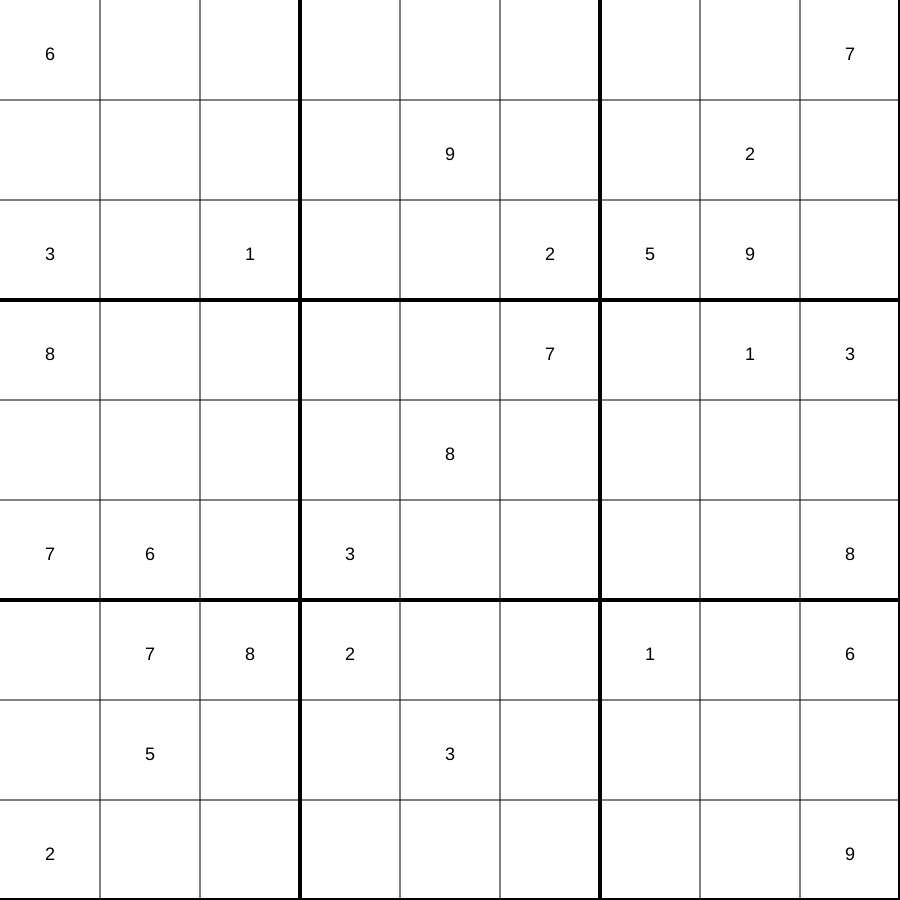
Frame 1 (no input)
Frame 60 (no input): identical to frame 1, image omitted
Frame 120 (the mouse pressed at the canvas centre since frame 60): identical to frame 1, image omitted

The p5.js sketch that drew this single still picture (run headless with seeded random() and noise() and a simulated clock; from frame 60 on, the mouse is pressed at the canvas centre):

// p5.js sketch
// ── sketch.js
var puzzle = "6.......7....9..2.3.1..259.8....7.13....8....76.3....8.782..1.6.5..3....2.......9";



//var puzzle = "....23.....4...1...5..84.9...1.7.9.2.93..6.......1.76..........8.......4.6....587";
var grid = [];
var current;
var step;
var solve;
var debug;
var stuck;
var cnt;

var BoxType = function () {
	this.nums = [1, 2, 3, 4, 5, 6, 7, 8, 9];
}

function setBox(index, val) {
	grid[index].nums = [];
	grid[index].nums.push(int(val));
}

function drawGrid() {
	background(255);
	var spacing = width / 9;
	if (debug.checked()) {
		fill(255, 0, 0);
		rect((current % 9) * spacing, floor(current / 9) * spacing, spacing, spacing);
	}
	for (var i = 0; i < 9; i++) {
		if (i % 3 == 2) {
			strokeWeight(4);
		} else {
			strokeWeight(1);
		}
		line(0, (i + 1) * spacing, width, (i + 1) * spacing);
		line((i + 1) * spacing, 0, (i + 1) * spacing, width);

		for (var j = 0; j < 9; j++) {
			if (grid[i + j * 9].nums.length == 1) {
				if (debug.checked()) {
					fill(0, 255, 0);
					strokeWeight(1);
					rect(i * spacing + 5, j * spacing + 5, spacing - 10, spacing - 10);
				}
				fill(0);
				text(grid[i + j * 9].nums[0], i * spacing + spacing*.45, j * spacing + spacing*.6);
			} else {
				if (debug.checked()) {
					for (var x = 0; x < grid[i + j * 9].nums.length; x++) {
						fill(0);
						text(grid[i + j * 9].nums[x], i * spacing + ((x % 3) * spacing / 4) + spacing*.15, j * spacing + (floor(x / 3) * spacing / 4)+ spacing*.35);
					}
				}
			}
		}
	}
}

function solveGrid() {
	while (!checkFinished() && stuck < 5) {
		simplify();
	}
	drawGrid();
	if (stuck < 5) {
		console.log("Finished Solving !");
	} else {
		console.log("hum...");
		stuck = 0;
		var trueGrid = grid;
	}
}

function checkFinished() {
	var finished = true;
	var i = 0;
	while (i < 81 && finished) {
		if (grid[i].nums.length > 1) {
			finished = false;
		}
		i++;
	}
	return finished;
}

function checkNeighbors(index,x){
	for(var i = 1; i < 10; i++){
		if (grid[index].nums.length == 1 && index != x) {
			if((grid[x].nums.indexOf(i)!=-1) && grid[index].nums[0]==i){
				grid[x].nums.splice(grid[x].nums.indexOf(i),1);
			}
		}
		if(grid[index].nums.indexOf(i)!=-1){
			cnt[i-1]++;
		}
	}
}

function checkRow(x) {
	cnt=[0,0,0,0,0,0,0,0,0];
	for (var j = 0; j < 9; j++) {
		var index = floor(x / 9) * 9 + j;
		checkNeighbors(index,x);
	}
	for(var i=0;i<9;i++){
	if(cnt[i]==1){
		for (var j = 0; j < 9; j++) {
				var index = floor(x / 9) * 9 + j;
				if(grid[index].nums.indexOf(i+1)!=-1){
					setBox(index,i+1);
				}
			}
		}
	}
}

function checkCol(x) {
	cnt=[0,0,0,0,0,0,0,0,0];
	for (var j = 0; j < 9; j++) {
		var index = (x % 9) + j * 9;
		checkNeighbors(index,x);
	}
	for(var i=0;i<9;i++){
	if(cnt[i]==1){
		for (var j = 0; j < 9; j++) {
				var index = (x % 9) + j * 9;
				if(grid[index].nums.indexOf(i+1)!=-1){
					setBox(index,i+1);
				}
			}
		}
	}
}

function checkSquare(x) {
	cnt=[0,0,0,0,0,0,0,0,0];
	for (var j = 0; j < 3; j++) {
		for (var k = 0; k < 3; k++) {
			var index = 3 * floor((x % 9) / 3) + 27 * floor(x / 27) + j + k * 9;
			/*var twin1 = [];
			var twin2 = [];
			var twin3 = [];
			for(c=0;c<3;c++){
				for(i=0;i<3;i++){
					
				}
				
			}
			//for 3 cols
			// compute common numbers for each
			// for each nb in col, if != to nb in other col,
			// remove nb from other nbs in whole col
			*/
			checkNeighbors(index,x,i);
		}
	}
	for(var i=0;i<9;i++){
		if(cnt[i]==1){
			for (var j = 0; j < 3; j++) {
				for (var k = 0; k < 3; k++) {
					var index = 3 * floor((x / 3) % 3) + 27 * floor(x / 27) + j + k * 9;
					if(grid[index].nums.indexOf(i+1)!=-1){
						setBox(index,i+1);
					}
				}
			}
		}
	}
}

function simplify() {
	if (checkFinished()) {
		console.log("finished !");
	} else {
		if (current >= 81) {
			current = 0;
			console.log("seems stuck...");
			stuck++;
		} else {
			if (grid[current].nums.length == 1) {
				current++;
			} else {
				checkSquare(current);
				checkRow(current);
				checkCol(current);
				//useHypo(current);
				if (grid[current].nums.length == 1) {
					current = 0;
					console.log("restarting");
				} else {
					current++;
				}
			}
		}
		if (debug.checked()) {
			drawGrid();
		}
	}
}

function populateGrid() {
	for (var i = 0; i < 81; i++) {
		grid[i] = new BoxType();
		if (puzzle[i] > 0) {
			setBox(i, puzzle[i]);
		}
	}
}

function setup() {
	createCanvas(windowHeight*.9, windowHeight*.9);
	background(200);
	textSize(18);
	step = createButton("step");
	step.mousePressed(simplify);

	solve = createButton("solve!");
	solve.mousePressed(solveGrid);

	debug = createCheckbox("Enable debugging", false);
	debug.changed(drawGrid);

	current = 0;
	stuck = 0;

	populateGrid();
	console.log(grid);
	drawGrid();
}

function draw() {
}
